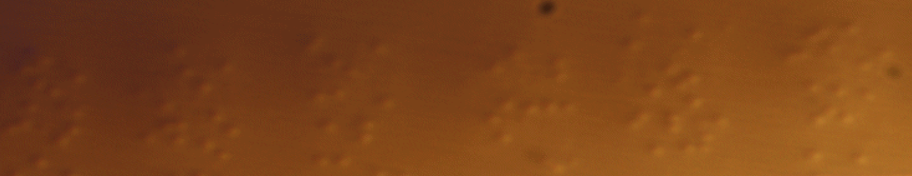
#> input picture project1/defects.png, 912 x 176 px
$ python main.py
#> lines starting #> are read from the running program, lines starting #| are printed output that depends on the picture; after the words box and inside, x2 and y2 are one past the last pixel; in counts of white or black regions, pixels touching at a corner belong together
'''
Author: Cody Costa
Date:   8/5/2025

'''

import cv2
import numpy as np
import matplotlib.pyplot as plt
import time

def main(gaussian_filter: tuple, c: int, block_size: int):
    # load image into grayscale form
#> called with gaussian_filter = (5, 5), c = -3, block_size = 19
    img = 'defects.png'
    image = cv2.imread(img)
#> image is the input picture: shape (176, 912, 3); mean B, G, R 25.9, 67.7, 124.9
    gray = cv2.cvtColor(image, cv2.COLOR_BGR2GRAY)
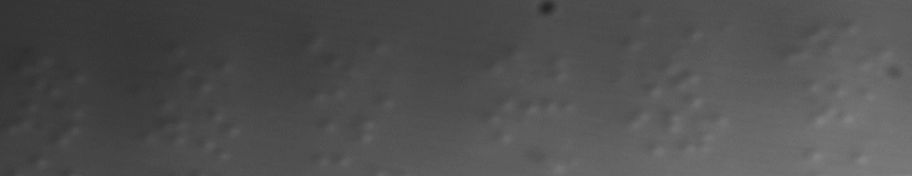
#> gray: shape (176, 912); min 39, max 133, mean 80.1

    # enhance contrast
    clahe = cv2.createCLAHE(clipLimit=2.0, tileGridSize=(8, 8))
    gray_enhanced = clahe.apply(gray)
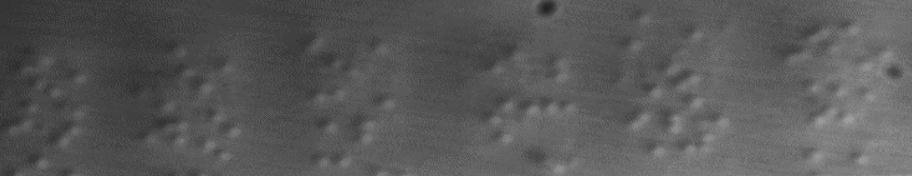
#> gray_enhanced: shape (176, 912); min 34, max 160, mean 88.2

    # reduce noise with gaussian blur
    blurred = cv2.GaussianBlur(gray_enhanced, gaussian_filter, 0)


    ''' LIGHT AREA BUMP DEFECTS '''
    # playing around with these values to tune results
    C = -4
    BLOCK_SIZE = 21

    # binarize image
    # bump_thresh = cv2.adaptiveThreshold(blurred, 255, cv2.ADAPTIVE_THRESH_GAUSSIAN_C, cv2.THRESH_BINARY, BLOCK_SIZE, C)
    bump_thresh = cv2.adaptiveThreshold(blurred, 255, cv2.ADAPTIVE_THRESH_GAUSSIAN_C, cv2.THRESH_BINARY, block_size, c)
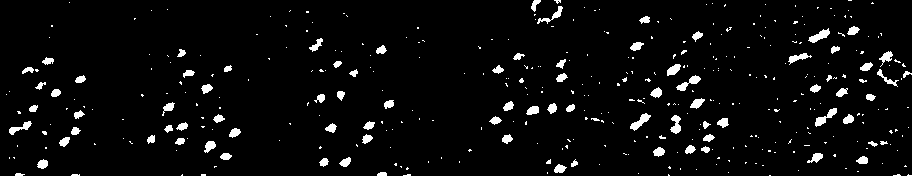
#> bump_thresh: shape (176, 912); 4.3% white; 397 white regions (311 under 20 px)

    # find contours
    bump_contours, _ = cv2.findContours(bump_thresh, cv2.RETR_EXTERNAL, cv2.CHAIN_APPROX_SIMPLE)
#> bump_contours = 397 contours, 317 with area under 20; largest, box (x1, y1, x2, y2) and area: (630, 113, 651, 131) 124, (808, 28, 830, 43) 123, (815, 108, 837, 127) 122, (676, 75, 701, 91) 117, (670, 115, 681, 134) 106
    # print(contours)


    ''' DARK AREA CRATER DEFECTS '''
    # playing around with these values to tune results
    C = 16
    BLOCK_SIZE = 25

    # binarize image
    crater_thresh = cv2.adaptiveThreshold(blurred, 255, cv2.ADAPTIVE_THRESH_GAUSSIAN_C, cv2.THRESH_BINARY_INV, BLOCK_SIZE, C)
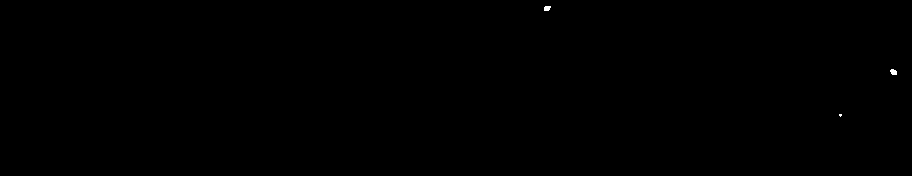
#> crater_thresh: shape (176, 912); 0.04% white; 3 white regions (1 under 20 px)

    # find contours
    crater_contours, _ = cv2.findContours(crater_thresh, cv2.RETR_EXTERNAL, cv2.CHAIN_APPROX_SIMPLE)
#> crater_contours = 3 contours, 1 with area under 20; largest, box (x1, y1, x2, y2) and area: (890, 69, 897, 75) 24, (544, 6, 551, 11) 20
    # print(contours)


    # record centroids of each defect
    centroids = []

    contours = bump_contours + crater_contours
#> contours = 400 contours, 318 with area under 20; largest, box (x1, y1, x2, y2) and area: (630, 113, 651, 131) 124, (808, 28, 830, 43) 123, (815, 108, 837, 127) 122, (676, 75, 701, 91) 117, (670, 115, 681, 134) 106


    # [9 lines of commented-out code are left out]
    for contour in contours:
        M = cv2.moments(contour)

        if M['m00'] != 0:
            cx = int(M['m10'] / M['m00'])
            cy = int(M['m01'] / M['m00'])

            centroids.append((cx, cy))

            # cv2.circle(blurred, (cx, cy), 5, (0, 255, 0), 2)

        cv2.drawContours(blurred, [contour], -1, (0, 0, 255), 1)
#> this loop made 400 passes
#> (contour, cx, cy) on passes 2, 4, 6, 7, 21, 22, 23, 31, 34, 39, 42: ([[908, 174], [907, 175], [911, 175], [909, 175]], 908, 174), ([[668, 174], [668, 175], [669, 175]], 668, 174), ([[201, 174], [201, 175], [205, 175], [205, 174]], 203, 174), ([[182, 174], [181, 175], [182, 175]], 181, 174), ([[400, 166], [401, 167], [401, 166]], 400, 166), ([[214, 166], [214, 167], [215, 166], [216, 166]], 214, 166), ([[905, 165], [904, 166], [906, 166]], 905, 165), ([[745, 162], [745, 163], [746, 162]], 745, 162), ([[728, 160], [729, 161], [729, 160]], 728, 160), ([[718, 157], [717, 158], [719, 158], [719, 157]], 718, 157), ([[13, 157], [14, 158], [14, 157]], 13, 157)
#> (cx, cy) on passes 3, 5, 8, 10, 13, 19: (898, 174), (408, 174), (74, 174), (18, 174), (381, 173), (406, 168)
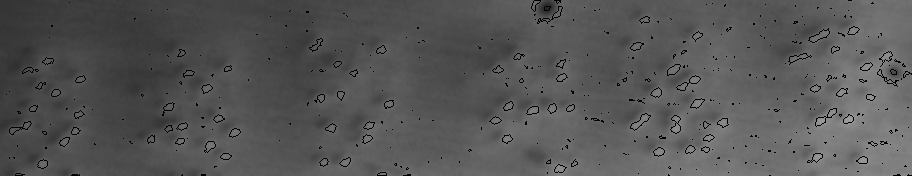
#> blurred: shape (176, 912); min 0, max 157, mean 85.9
#> after the loop, centroids = 216 pairs, first value 13 to 908, second value 1 to 174


    # write results to blurred photo and display mapped defects
    # cv2.imwrite('defects_labeled_improved.jpg', blurred)
    cv2.imshow(f'{gaussian_filter=}, {c=}, {block_size=}', blurred)
    # print defect count
    print(f'defect count = {len(contours)}')
#| defect count = 400


    # close windows with keypress
    cv2.waitKey()
    cv2.destroyAllWindows()


Gaussian_Filters = [(5, 5), (7, 7)]
BLOCKS = [19, 21, 23]
C_vals = [-3, -4, -5]

for F in Gaussian_Filters:
    for B in BLOCKS:
        for C in C_vals:
            main(F, C, B)
